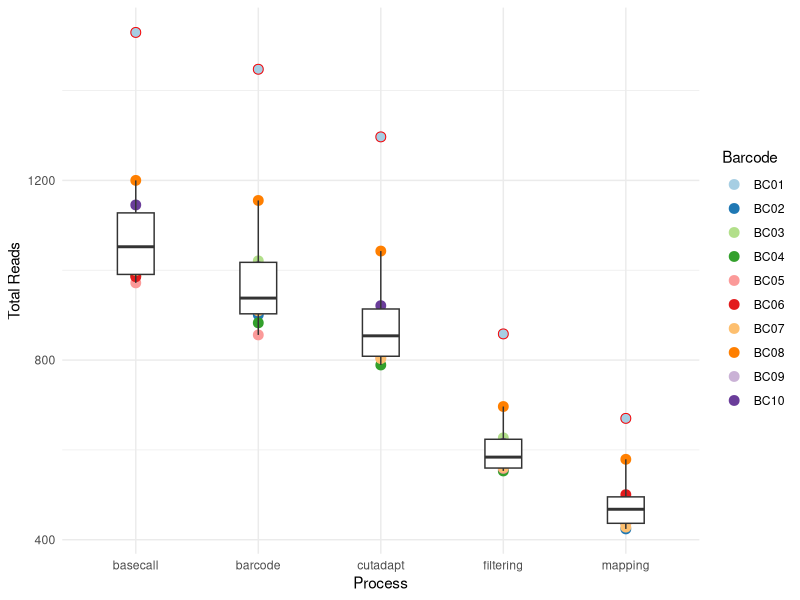

This chart was generated by the following R code: (Note: this script raises an error after producing the figure.)
library(magrittr)
library(reshape2)
library(ggplot2)
library(here)

out_dir = "Example Diagnostic Figures"

set.seed(4453)

nbarcodes = 10
barcodes = seq_len(nbarcodes) %>% 
  sprintf("%02d", .) %>% 
  paste0('BC', .)

start_reads = rnorm(nbarcodes, 1E3, 100) %>% 
  set_names(barcodes)
start_reads[1] = start_reads[1] + 400

effects = c(barcode = 0.9,
            cutadapt = 0.9,
            filtering = 0.7,
            mapping = 0.8) %>% 
  sapply(function(x) rnorm(nbarcodes, x, 0.03)) 

out = matrix(nrow=nbarcodes, 
             ncol=ncol(effects) + 1) %>% 
  set_rownames(barcodes) %>% 
  set_colnames(c('basecall', colnames(effects)))

out[, 'basecall'] = start_reads

for (i in 2:ncol(out)) {
  out[, i] = out[, i-1] * effects[, i-1]
}

Rplt = melt(out) %>% 
  ggplot(aes(x=Var2,
             y=value)) +
  scale_color_brewer(palette='Paired') + 
  geom_point(aes(color=Var1),
             size=3) +
  geom_boxplot(width=0.3,
               fill='white',
               outlier.shape=1,
               outlier.color='red',
               outlier.size=3) +
  labs(x='Process',
       y='Total Reads',
       color='Barcode') +
  theme_minimal()

here('Results', out_dir, 'Read Counts.png') %>% 
  png(width=4.5, height=3, units='in', res=100)
Rplt
dev.off()

here('Results', out_dir, 'WIDE Read Counts.csv') %>% 
  write.csv(out, ., row.names=FALSE)

out_tall = melt(out) %>% 
  set_names(c('Barcode', 'Process', 'Value'))
here('Results', out_dir, 'TALL Read Counts.csv') %>% 
  write.csv(out_tall, ., row.names=FALSE)


# Median quality scores
start_reads = rnorm(nbarcodes, 15, 2) %>% 
  set_names(barcodes)

effects = c(barcode = 0.9,
            cutadapt = 0.9,
            filtering = 0.7,
            mapping = 0.8) %>% 
  sapply(function(x) rnorm(nbarcodes, x, 0.03)) 

out = matrix(nrow=nbarcodes, 
             ncol=ncol(effects) + 1) %>% 
  set_rownames(barcodes) %>% 
  set_colnames(c('basecall', colnames(effects)))

out[, 'basecall'] = start_reads

for (i in 2:ncol(out)) {
  out[, i] = out[, i-1] * effects[, i-1]
}

Qplt = melt(out) %>% 
  ggplot(aes(x=Var2,
             y=value)) +
  scale_color_brewer(palette='Paired') + 
  geom_point(aes(color=Var1),
             size=3) +
  geom_boxplot(width=0.3,
               fill='white',
               outlier.shape=1,
               outlier.color='red',
               outlier.size=3) +
  labs(x='Process',
       y='Total Reads',
       color='Barcode') +
  theme_minimal()

here('Results', out_dir, 'Median Quality.png') %>% 
  png(width=4.5, height=3, units='in', res=100)
Qplt
dev.off()
